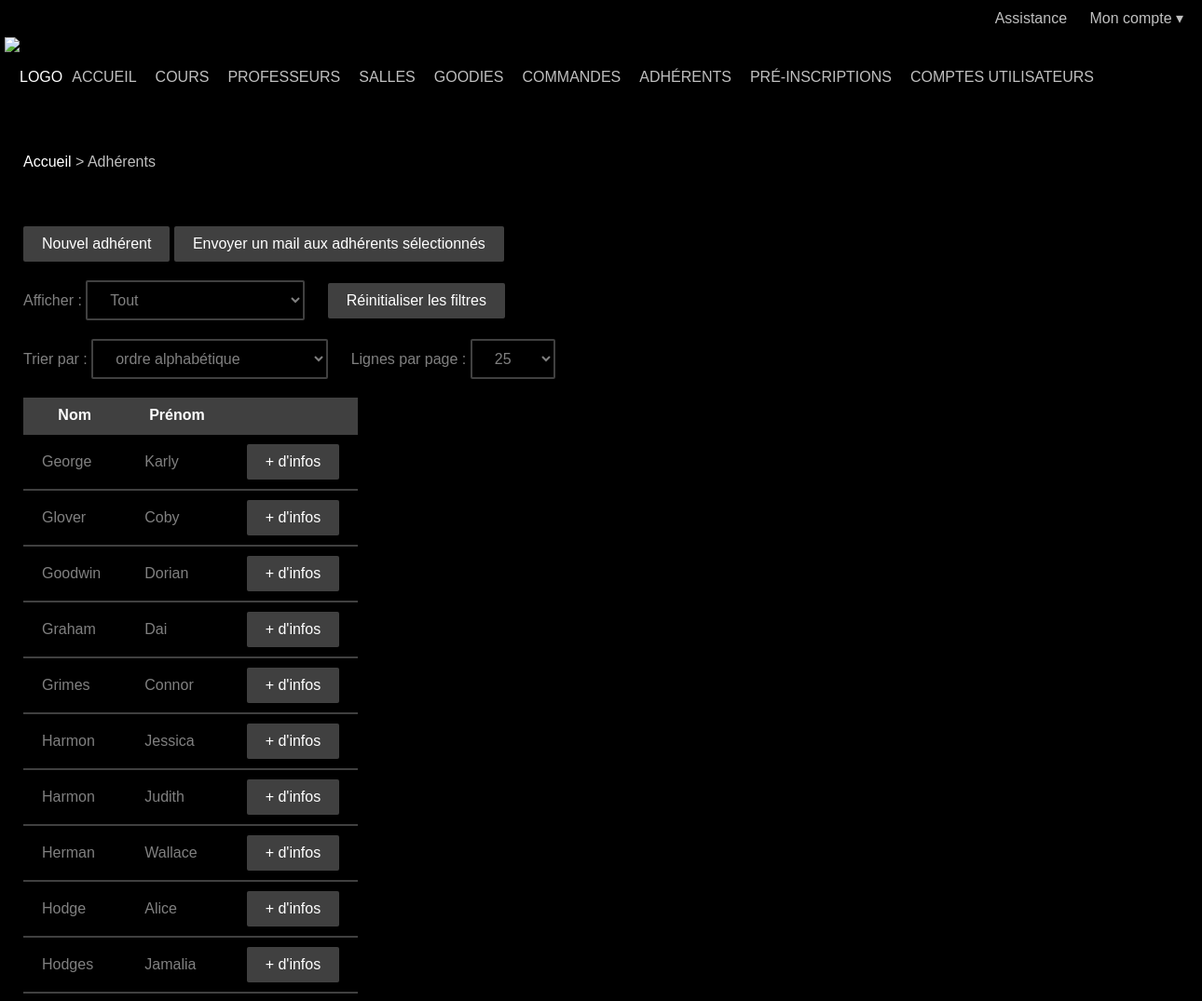
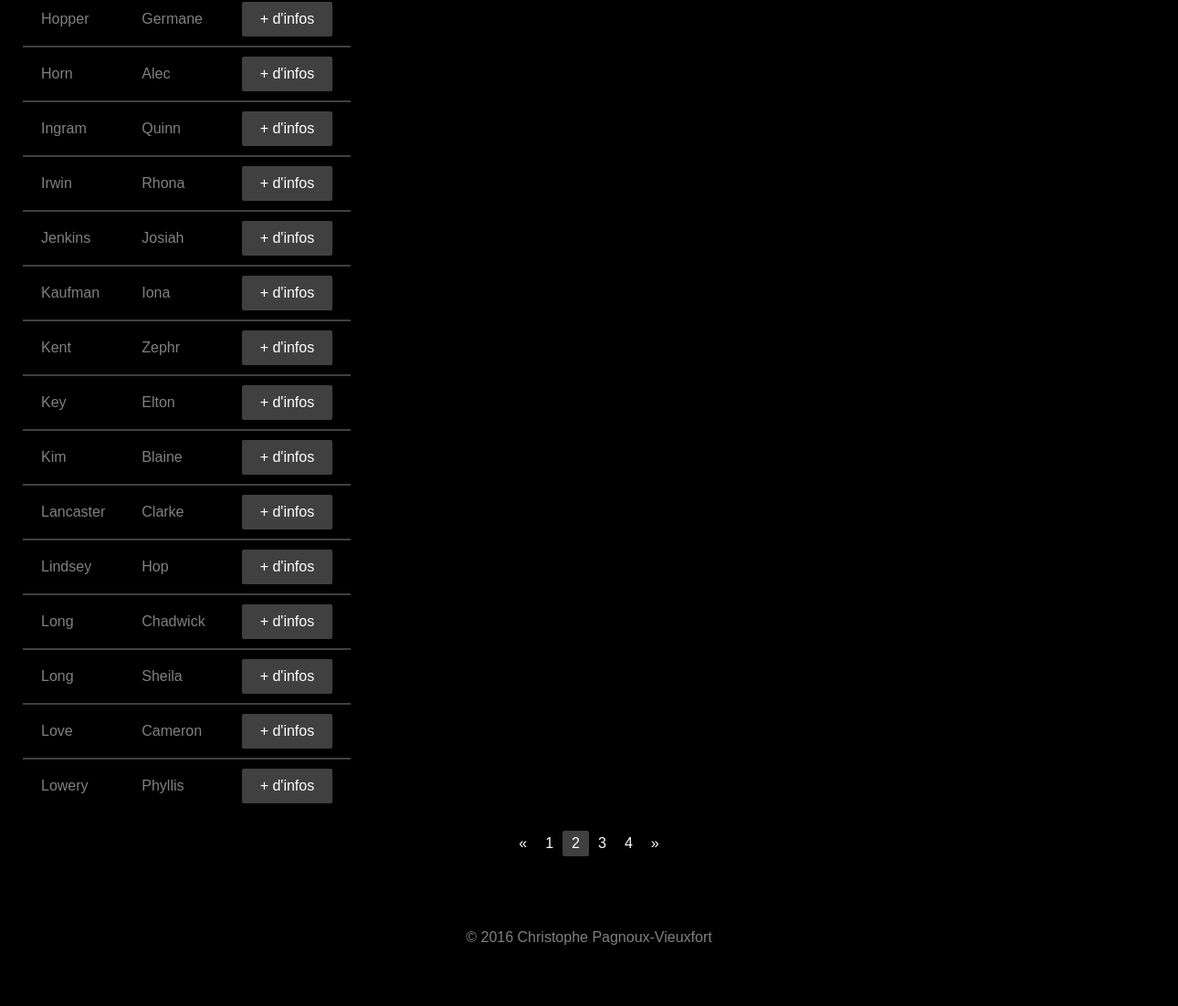
Screenshot of /overview.php?table=member&page=2 (signed in) with the database file from the repository (2 pictures, top to bottom).
### tables this page shows
CREATE TABLE `member` (
  `member_id` smallint(5) UNSIGNED NOT NULL,
  `first_name` varchar(50) NOT NULL,
  `last_name` varchar(50) NOT NULL,
  `birth_date` date NOT NULL,
  `address` varchar(255) NOT NULL,
  `postal_code` char(5) NOT NULL,
  `city` varchar(50) NOT NULL,
  `cellphone` char(14) DEFAULT NULL,
  `cellphone_father` char(14) DEFAULT NULL,
  `cellphone_mother` char(14) DEFAULT NULL,
  `phone` char(14) DEFAULT NULL,
  `email` varchar(100) DEFAULT NULL,
  `means_of_knowledge` enum('POSTER_FLYER','INTERNET','WORD_OF_MOUTH','ADVERTISING_PANEL') NOT NULL,
  `volunteer` tinyint(1) NOT NULL DEFAULT '0',
  `creation_date` datetime NOT NULL
);

### views/table_member.html.php (the view, shortened to what this page needs)
<ol class="breadcrumb">
  <li><?php link_home() ?></li>
  <li>Adhérents</li>
</ol>
<div class="container">
  <ul class="action-links">
    <li><?php link_add_entity($table) ?></li>
    <li><?php link_send_mail_to_multiple_recipients($table) ?></li>
  </ul>
  <?php if (mysqli_num_rows($result) != 0): ?>
    <?php table_filter_member() ?>
    <table>
      <tr>
        <th>Nom</th>
        <th>Prénom</th>
        <th></th>
      </tr>
      <?php while ($row = mysqli_fetch_assoc($result)): ?>
        <?php $row = html_encode_strings($row) ?>
        <tr>
          <td><?php echo $row['last_name'] ?></td>
          <td><?php echo $row['first_name'] ?></td>
          <td><?php link_entity('member', $row['member_id']) ?></td>
        </tr>
      <?php endwhile ?>
    </table>
    <?php table_pagination($table, $page, $filter) ?>
  <?php elseif (row_count($table) != 0): ?>
    <?php table_filter_member() ?>
  <?php else: ?>
    <p>Aucun adhérent</p>
  <?php endif ?>
</div>

### src/util.php (shortened to what this page needs)
<?php
require_once 'src/table.php';
function link_home()
{
	echo '<a href="index.php">Accueil</a>';
}
function link_table($table)
{
	$label = '';
	switch ($table) {
	case 'goody':
		$label = 'Goodies';
		break;
	case 'lesson':
		$label = 'Cours';
		break;
	case 'member':
		$label = 'Adhérents';
		break;
	case 'order':
		$label = 'Commandes';
		break;
	case 'pre_registration':
		$label = 'Pré-inscriptions';
		break;
	case 'room':
		$label = 'Salles';
		break;
	case 'teacher':
		$label = 'Professeurs';
		break;
	case 'user':
		$label = 'Comptes utilisateurs';
		break;
	}
	echo '<a href="overview.php?table=' . $table . '">' . $label . '</a>';
}
function link_reset_filters($table)
{
	echo '<a class="button" href="overview.php?action=reset_filters&amp;' .
	     'table=' . $table . '">Réinitialiser les filtres</a>';
}
function link_previous($table, $page)
{
	if ($page == 1)
		echo '<a href="overview.php?table=' . $table . '">&laquo;</a>';
	else
		echo '<a href="overview.php?table=' . $table . '&amp;page=' .
		     $page . '">&laquo;</a>';
}
function link_next($table, $page)
{
	echo '<a href="overview.php?table=' . $table . '&amp;page=' . $page .
	     '">&raquo;</a>';
}
function link_page($table, $page)
{
	if ($page == 1)
		echo '<a href="overview.php?table=' . $table . '">' . $page .
		     '</a>';
	else
		echo '<a href="overview.php?table=' . $table . '&amp;page=' .
		     $page . '">' . $page . '</a>';
}
function link_entity($table, $id, $label = null)
{
	if (isset($label))
		echo '<a href="entity.php?table=' . $table . '&amp;id=' . $id .
		     '">' . $label . '</a>';
	else
		echo '<a class="button" href="entity.php?table=' . $table .
		     '&amp;id=' . $id . '">+ d\'infos</a>';
}
function link_add_entity($table, $id = null)
{
	$label = '';
	switch ($table) {
	case 'member':
		$label = 'Nouvel adhérent';
		break;
	}
	if (isset($id))
		echo '<a class="button" href="entity.php?action=add&amp;' .
		     'table=' . $table . '&amp;id=' . $id . '">' . $label .
		     '</a>';
	else
		echo '<a class="button" href="entity.php?action=add&amp;' .
		     'table=' . $table . '">' . $label . '</a>';
}
function link_send_mail_to_multiple_recipients($table)
{
	$filter = select_filter($table);
	$link = connect_database();
	$query = 'SELECT email FROM `' . $table . '`' . $filter;
	if (!$result = mysqli_query($link, $query)) {
		sql_error($link, $query);
		exit;
	}
	$to = '';
	while ($row = mysqli_fetch_assoc($result)) {
		if ($row['email'] != '') {
			if ($to != '')
				$to .= ',';
			$to .= $row['email'];
		}
	}
	$to = htmlspecialchars(urlencode($to));
	$label = '';
	switch ($table) {
	case 'member':
		$label = 'Envoyer un mail aux adhérents sélectionnés';
		break;
	}
	echo '<a class="button" href="mailto:' . $to . '" target="_blank">' .
	     $label . '</a>';
}
function link_send_ticket()
{
	echo '<a href="send_ticket.php">Assistance</a>';
}
function html_encode_strings($array)
{
	return $array;
}
function row_count($table, $filter = '')
{
	$link = connect_database();
	$query = 'SELECT COUNT(*) FROM `' . $table . '`' . $filter;
	if (!$result = mysqli_query($link, $query)) {
		sql_error($link, $query);
		exit;
	}
	$row = mysqli_fetch_row($result);
	return $row[0];
}
?>

### public/css/main.css (style rules this page uses)
body { background-attachment: fixed; background-color: #000000; background-image: url('http://www.insschool.fr/wp-content/uploads/2015/09/affiche-15-16-site-RVB-fusionne%CC%811.jpg'); background-position: center top; color: #808080; }
a { color: #ffffff; text-decoration: none; }
input[type=submit], .button { background-color: #404040; border: none; border-radius: 2px; color: #ffffff; display: inline-block; }
input[type=submit], .button { padding: 10px 20px; }
table { border-collapse: collapse; }
th, td { border-bottom: 2px solid #404040; padding: 10px 20px; }
th { background-color: #404040; color: #ffffff; }
tr:last-child td { border-bottom: none; }
.dropdown-menu, .navbar ul, .breadcrumb, .pagination ul, .action-links { margin: 0; padding: 0; }
.navbar, .breadcrumb, .container, .super-container, .footer-container { box-sizing: border-box; margin: auto; width: 1280px; }
.navbar li a { display: inline-block; float: left; padding: 0 10px; }
.utility-bar a, .dropdown-toggle, .navbar li a { color: #c0c0c0; }
.breadcrumb { color: #c0c0c0; margin-bottom: 20px; padding: 0 20px; }
.breadcrumb li { display: inline; }
.breadcrumb li::before { content: '> '; }
.breadcrumb li:first-child::before { content: none; }
.container { background-color: #000000; margin-bottom: 20px; padding: 20px; }
.pagination li a, .pagination li .active, .pagination li .disabled { border-radius: 2px; color: #ffffff; display: inline-block; float: left; padding: 5px 10px; }
.action-links { margin-bottom: 20px; margin-top: 20px; }
.action-links li { display: inline; }

### public/css/footer.css (style rules this page uses)
html { min-height: 100%; position: relative; }
body { margin-bottom: 140px; }

### rows the page displays
member: last_name "George", first_name "Karly"
member: last_name "Glover", first_name "Coby"
member: last_name "Goodwin", first_name "Dorian"
member: last_name "Graham", first_name "Dai"
member: last_name "Grimes", first_name "Connor"
member: last_name "Harmon", first_name "Jessica"
member: last_name "Harmon", first_name "Judith"
member: last_name "Herman", first_name "Wallace"
member: last_name "Hodge", first_name "Alice"
member: last_name "Hodges", first_name "Jamalia"
member: last_name "Hopper", first_name "Germane"
member: last_name "Horn", first_name "Alec"
member: last_name "Ingram", first_name "Quinn"
member: last_name "Irwin", first_name "Rhona"
member: last_name "Jenkins", first_name "Josiah"
member: last_name "Kaufman", first_name "Iona"
member: last_name "Kent", first_name "Zephr"
member: last_name "Key", first_name "Elton"
member: last_name "Kim", first_name "Blaine"
member: last_name "Lancaster", first_name "Clarke"
member: last_name "Lindsey", first_name "Hop"
member: last_name "Long", first_name "Chadwick"
member: last_name "Long", first_name "Sheila"
member: last_name "Love", first_name "Cameron"
member: last_name "Lowery", first_name "Phyllis"

### other values shown
$label "COURS PROFESSEURS SALLES GOODIES COMMANDES ADHÉRENTS PRÉ-INSCRIPTIONS COMPTES UTILISATEURS"
$label "Nouvel adhérent"
$label "Envoyer un mail aux adhérents sélectionnés"
$page "1"
$page "2"
$page "3"
$page "4"
